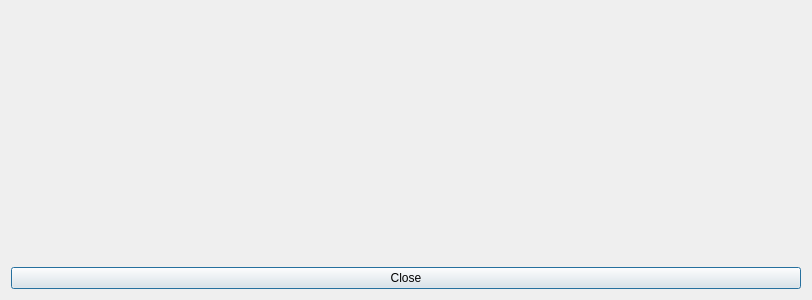
<?xml version="1.0" encoding="UTF-8"?>
<ui version="4.0">
 <class>WeightChartDialog</class>
 <widget class="QDialog" name="WeightChartDialog">
  <property name="geometry">
   <rect>
    <x>0</x>
    <y>0</y>
    <width>812</width>
    <height>300</height>
   </rect>
  </property>
  <property name="sizePolicy">
   <sizepolicy hsizetype="Fixed" vsizetype="Fixed">
    <horstretch>0</horstretch>
    <verstretch>0</verstretch>
   </sizepolicy>
  </property>
  <property name="windowTitle">
   <string>Chart</string>
  </property>
  <layout class="QVBoxLayout" name="verticalLayout">
   <item>
    <widget class="QChartView" name="chartContainer" native="true"/>
   </item>
   <item>
    <widget class="QPushButton" name="closeBtn">
     <property name="text">
      <string>Close</string>
     </property>
    </widget>
   </item>
  </layout>
 </widget>
 <customwidgets>
  <customwidget>
   <class>QChartView</class>
   <extends>QWidget</extends>
   <header>QtCharts/QChartView</header>
   <container>1</container>
  </customwidget>
 </customwidgets>
 <resources/>
 <connections/>
</ui>
